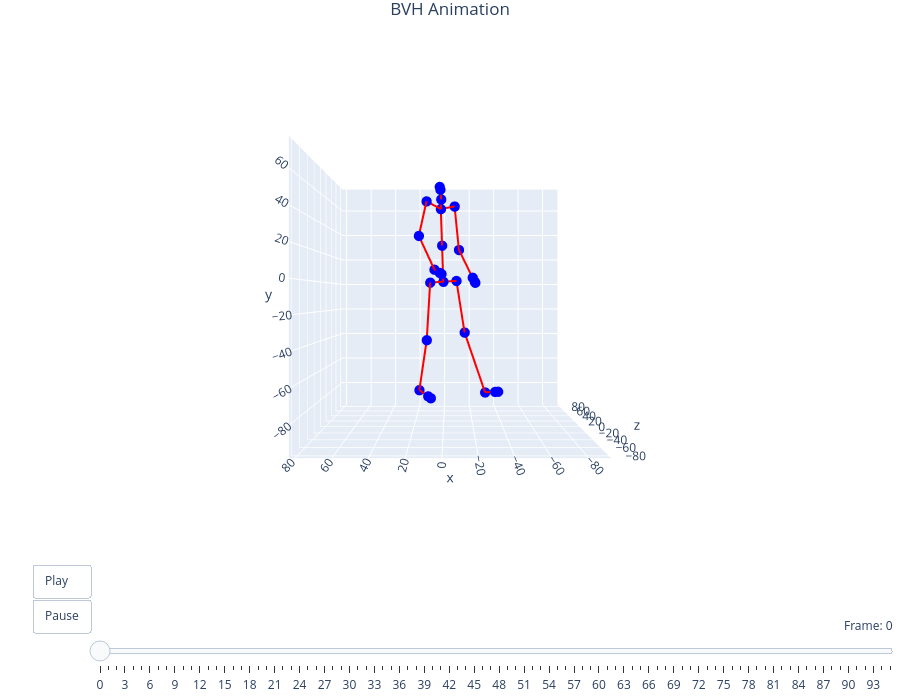

Source (notebook cell):
### Code cell
filename = "walking_001"
viewer = preview_bvh(f'bvh/{filename}.bvh', True, True)

### Figure 1 — Plotly figure (JSON) as saved in the notebook; plotly's stock layout.template omitted (floating-point values rounded to 4 significant figures)
{"data": [{"hoverinfo": "text", "marker": {"color": "blue", "size": 6}, "mode": "markers", "showlegend": false, "text": ["mixamorig:Hips", "mixamorig:Spine", "mixamorig:Spine2", "mixamorig:Neck", "mixamorig:Head", "mixamorig:Head_end", "mixamorig:LeftShoulder", "mixamorig:LeftArm", "mixamorig:LeftForeArm", "mixamorig:LeftHand", "mixamorig:LeftHand_end", "mixamorig:RightShoulder", "mixamorig:RightArm", "mixamorig:RightForeArm", "mixamorig:RightHand", "mixamorig:RightHand_end", "mixamorig:LeftUpLeg", "mixamorig:LeftLeg", "mixamorig:LeftFoot", "mixamorig:LeftToeBase", "mixamorig:LeftToeBase_end", "mixamorig:RightUpLeg", "mixamorig:RightLeg", "mixamorig:RightFoot", "mixamorig:RightToeBase", "mixamorig:RightToeBase_end"], "type": "scatter3d", "x": [0.1238, 0.9325, 1.741, 1.507, 1.987, 2.436, 10.8, 15.73, 5.735, 2.198, 1.137, -7.567, -10.6, -20.11, -21.36, -21.73, 9.005, 11.28, 16.96, 10.71, 8.832, -8.757, -14.29, -28.42, -34.78, -36.69], "y": [0.1398, 24.39, 48.64, 55.07, 60.95, 62.54, 51.77, 29.3, 7.608, 5.421, 4.765, 52.27, 22.57, 3.255, 0.4755, -0.3584, -0.4436, -39.28, -75.12, -78.73, -79.82, 0.7231, -34.25, -75.52, -74.19, -73.8], "z": [0.1057, -2.357, -4.82, -5.095, -9.054, -10.4, -18.61, -19.74, -17.6, -18.29, -18.5, 8.679, 12.56, 11.75, 7.85, 6.681, -0.2032, -1.458, 13.57, 8.942, 7.553, 0.4145, 1.151, 5.565, -0.945, -2.898]}, {"hoverinfo": "none", "line": {"color": "red", "width": 4}, "mode": "lines", "showlegend": false, "type": "scatter3d", "x": [0.9325, 0.1238, null, 1.741, 0.9325, null, 1.507, 1.741, null, 1.987, 1.507, null, 2.436, 1.987, null, 10.8, 1.741, null, 15.73, 10.8, null, 5.735, 15.73, null, 2.198, 5.735, null, 1.137, 2.198, null, -7.567, 1.741, null, -10.6, -7.567, null, -20.11, -10.6, null, -21.36, -20.11, null, -21.73, -21.36, null, 9.005, 0.1238, null, 11.28, 9.005, null, 16.96, 11.28, null, 10.71, 16.96, null, 8.832, 10.71, null, -8.757, 0.1238, null, -14.29, -8.757, null, -28.42, -14.29, null, -34.78, -28.42, null, -36.69, -34.78, null], "y": [24.39, 0.1398, null, 48.64, 24.39, null, 55.07, 48.64, null, 60.95, 55.07, null, 62.54, 60.95, null, 51.77, 48.64, null, 29.3, 51.77, null, 7.608, 29.3, null, 5.421, 7.608, null, 4.765, 5.421, null, 52.27, 48.64, null, 22.57, 52.27, null, 3.255, 22.57, null, 0.4755, 3.255, null, -0.3584, 0.4755, null, -0.4436, 0.1398, null, -39.28, -0.4436, null, -75.12, -39.28, null, -78.73, -75.12, null, -79.82, -78.73, null, 0.7231, 0.1398, null, -34.25, 0.7231, null, -75.52, -34.25, null, -74.19, -75.52, null, -73.8, -74.19, null], "z": [-2.357, 0.1057, null, -4.82, -2.357, null, -5.095, -4.82, null, -9.054, -5.095, null, -10.4, -9.054, null, -18.61, -4.82, null, -19.74, -18.61, null, -17.6, -19.74, null, -18.29, -17.6, null, -18.5, -18.29, null, 8.679, -4.82, null, 12.56, 8.679, null, 11.75, 12.56, null, 7.85, 11.75, null, 6.681, 7.85, null, -0.2032, 0.1057, null, -1.458, -0.2032, null, 13.57, -1.458, null, 8.942, 13.57, null, 7.553, 8.942, null, 0.4145, 0.1057, null, 1.151, 0.4145, null, 5.565, 1.151, null, -0.945, 5.565, null, -2.898, -0.945, null]}], "layout": {"height": 700, "margin": {"b": 0, "l": 0, "r": 0, "t": 30}, "scene": {"aspectmode": "cube", "camera": {"center": {"x": 0, "y": 0, "z": 0}, "eye": {"x": 0, "y": 0, "z": -2.5}, "up": {"x": 0, "y": 1, "z": 0}}, "xaxis": {"range": [-92.14, 83.3]}, "yaxis": {"range": [-97.94, 77.5]}, "zaxis": {"range": [-85.11, 90.33]}}, "sliders": [{"active": 0, "currentvalue": {"prefix": "Frame: ", "visible": true, "xanchor": "right"}, "len": 0.9, "pad": {"b": 10, "t": 50}, "steps": [{"args": [["frame_0"], {"frame": {"duration": 0, "redraw": true}, "mode": "immediate"}], "label": "0", "method": "animate"}, {"args": [["frame_1"], {"frame": {"duration": 0, "redraw": true}, "mode": "immediate"}], "label": "1", "method": "animate"}, {"args": [["frame_2"], {"frame": {"duration": 0, "redraw": true}, "mode": "immediate"}], "label": "2", "method": "animate"}, {"args": [["frame_3"], {"frame": {"duration": 0, "redraw": true}, "mode": "immediate"}], "label": "3", "method": "animate"}, {"args": [["frame_4"], {"frame": {"duration": 0, "redraw": true}, "mode": "immediate"}], "label": "4", "method": "animate"}, {"args": [["frame_5"], {"frame": {"duration": 0, "redraw": true}, "mode": "immediate"}], "label": "5", "method": "animate"}, {"args": [["frame_6"], {"frame": {"duration": 0, "redraw": true}, "mode": "immediate"}], "label": "6", "method": "animate"}, {"args": [["frame_7"], {"frame": {"duration": 0, "redraw": true}, "mode": "immediate"}], "label": "7", "method": "animate"}, {"args": [["frame_8"], {"frame": {"duration": 0, "redraw": true}, "mode": "immediate"}], "label": "8", "method": "animate"}, {"args": [["frame_9"], {"frame": {"duration": 0, "redraw": true}, "mode": "immediate"}], "label": "9", "method": "animate"}, {"args": [["frame_10"], {"frame": {"duration": 0, "redraw": true}, "mode": "immediate"}], "label": "10", "method": "animate"}, {"args": [["frame_11"], {"frame": {"duration": 0, "redraw": true}, "mode": "immediate"}], "label": "11", "method": "animate"}, {"args": [["frame_12"], {"frame": {"duration": 0, "redraw": true}, "mode": "immediate"}], "label": "12", "method": "animate"}, {"args": [["frame_13"], {"frame": {"duration": 0, "redraw": true}, "mode": "immediate"}], "label": "13", "method": "animate"}, {"args": [["frame_14"], {"frame": {"duration": 0, "redraw": true}, "mode": "immediate"}], "label": "14", "method": "animate"}, {"args": [["frame_15"], {"frame": {"duration": 0, "redraw": true}, "mode": "immediate"}], "label": "15", "method": "animate"}, {"args": [["frame_16"], {"frame": {"duration": 0, "redraw": true}, "mode": "immediate"}], "label": "16", "method": "animate"}, {"args": [["frame_17"], {"frame": {"duration": 0, "redraw": true}, "mode": "immediate"}], "label": "17", "method": "animate"}, {"args": [["frame_18"], {"frame": {"duration": 0, "redraw": true}, "mode": "immediate"}], "label": "18", "method": "animate"}, {"args": [["frame_19"], {"frame": {"duration": 0, "redraw": true}, "mode": "immediate"}], "label": "19", "method": "animate"}, {"args": [["frame_20"], {"frame": {"duration": 0, "redraw": true}, "mode": "immediate"}], "label": "20", "method": "animate"}, {"args": [["frame_21"], {"frame": {"duration": 0, "redraw": true}, "mode": "immediate"}], "label": "21", "method": "animate"}, {"args": [["frame_22"], {"frame": {"duration": 0, "redraw": true}, "mode": "immediate"}], "label": "22", "method": "animate"}, {"args": [["frame_23"], {"frame": {"duration": 0, "redraw": true}, "mode": "immediate"}], "label": "23", "method": "animate"}, {"args": [["frame_24"], {"frame": {"duration": 0, "redraw": true}, "mode": "immediate"}], "label": "24", "method": "animate"}, {"args": [["frame_25"], {"frame": {"duration": 0, "redraw": true}, "mode": "immediate"}], "label": "25", "method": "animate"}, {"args": [["frame_26"], {"frame": {"duration": 0, "redraw": true}, "mode": "immediate"}], "label": "26", "method": "animate"}, {"args": [["frame_27"], {"frame": {"duration": 0, "redraw": true}, "mode": "immediate"}], "label": "27", "method": "animate"}, {"args": [["frame_28"], {"frame": {"duration": 0, "redraw": true}, "mode": "immediate"}], "label": "28", "method": "animate"}, {"args": [["frame_29"], {"frame": {"duration": 0, "redraw": true}, "mode": "immediate"}], "label": "29", "method": "animate"}, {"args": [["frame_30"], {"frame": {"duration": 0, "redraw": true}, "mode": "immediate"}], "label": "30", "method": "animate"}, {"args": [["frame_31"], {"frame": {"duration": 0, "redraw": true}, "mode": "immediate"}], "label": "31", "method": "animate"}, {"args": [["frame_32"], {"frame": {"duration": 0, "redraw": true}, "mode": "immediate"}], "label": "32", "method": "animate"}, {"args": [["frame_33"], {"frame": {"duration": 0, "redraw": true}, "mode": "immediate"}], "label": "33", "method": "animate"}, {"args": [["frame_34"], {"frame": {"duration": 0, "redraw": true}, "mode": "immediate"}], "label": "34", "method": "animate"}, {"args": [["frame_35"], {"frame": {"duration": 0, "redraw": true}, "mode": "immediate"}], "label": "35", "method": "animate"}, {"args": [["frame_36"], {"frame": {"duration": 0, "redraw": true}, "mode": "immediate"}], "label": "36", "method": "animate"}, {"args": [["frame_37"], {"frame": {"duration": 0, "redraw": true}, "mode": "immediate"}], "label": "37", "method": "animate"}, {"args": [["frame_38"], {"frame": {"duration": 0, "redraw": true}, "mode": "immediate"}], "label": "38", "method": "animate"}, {"args": [["frame_39"], {"frame": {"duration": 0, "redraw": true}, "mode": "immediate"}], "label": "39", "method": "animate"}, {"args": [["frame_40"], {"frame": {"duration": 0, "redraw": true}, "mode": "immediate"}], "label": "40", "method": "animate"}, {"args": [["frame_41"], {"frame": {"duration": 0, "redraw": true}, "mode": "immediate"}], "label": "41", "method": "animate"}, {"args": [["frame_42"], {"frame": {"duration": 0, "redraw": true}, "mode": "immediate"}], "label": "42", "method": "animate"}, {"args": [["frame_43"], {"frame": {"duration": 0, "redraw": true}, "mode": "immediate"}], "label": "43", "method": "animate"}, {"args": [["frame_44"], {"frame": {"duration": 0, "redraw": true}, "mode": "immediate"}], "label": "44", "method": "animate"}, {"args": [["frame_45"], {"frame": {"duration": 0, "redraw": true}, "mode": "immediate"}], "label": "45", "method": "animate"}, {"args": [["frame_46"], {"frame": {"duration": 0, "redraw": true}, "mode": "immediate"}], "label": "46", "method": "animate"}, {"args": [["frame_47"], {"frame": {"duration": 0, "redraw": true}, "mode": "immediate"}], "label": "47", "method": "animate"}, {"args": [["frame_48"], {"frame": {"duration": 0, "redraw": true}, "mode": "immediate"}], "label": "48", "method": "animate"}, {"args": [["frame_49"], {"frame": {"duration": 0, "redraw": true}, "mode": "immediate"}], "label": "49", "method": "animate"}, {"args": [["frame_50"], {"frame": {"duration": 0, "redraw": true}, "mode": "immediate"}], "label": "50", "method": "animate"}, {"args": [["frame_51"], {"frame": {"duration": 0, "redraw": true}, "mode": "immediate"}], "label": "51", "method": "animate"}, {"args": [["frame_52"], {"frame": {"duration": 0, "redraw": true}, "mode": "immediate"}], "label": "52", "method": "animate"}, {"args": [["frame_53"], {"frame": {"duration": 0, "redraw": true}, "mode": "immediate"}], "label": "53", "method": "animate"}, {"args": [["frame_54"], {"frame": {"duration": 0, "redraw": true}, "mode": "immediate"}], "label": "54", "method": "animate"}, {"args": [["frame_55"], {"frame": {"duration": 0, "redraw": true}, "mode": "immediate"}], "label": "55", "method": "animate"}, {"args": [["frame_56"], {"frame": {"duration": 0, "redraw": true}, "mode": "immediate"}], "label": "56", "method": "animate"}, {"args": [["frame_57"], {"frame": {"duration": 0, "redraw": true}, "mode": "immediate"}], "label": "57", "method": "animate"}, {"args": [["frame_58"], {"frame": {"duration": 0, "redraw": true}, "mode": "immediate"}], "label": "58", "method": "animate"}, {"args": [["frame_59"], {"frame": {"duration": 0, "redraw": true}, "mode": "immediate"}], "label": "59", "method": "animate"}, {"args": [["frame_60"], {"frame": {"duration": 0, "redraw": true}, "mode": "immediate"}], "label": "60", "method": "animate"}, {"args": [["frame_61"], {"frame": {"duration": 0, "redraw": true}, "mode": "immediate"}], "label": "61", "method": "animate"}, {"args": [["frame_62"], {"frame": {"duration": 0, "redraw": true}, "mode": "immediate"}], "label": "62", "method": "animate"}, {"args": [["frame_63"], {"frame": {"duration": 0, "redraw": true}, "mode": "immediate"}], "label": "63", "method": "animate"}, {"args": [["frame_64"], {"frame": {"duration": 0, "redraw": true}, "mode": "immediate"}], "label": "64", "method": "animate"}, {"args": [["frame_65"], {"frame": {"duration": 0, "redraw": true}, "mode": "immediate"}], "label": "65", "method": "animate"}, {"args": [["frame_66"], {"frame": {"duration": 0, "redraw": true}, "mode": "immediate"}], "label": "66", "method": "animate"}, {"args": [["frame_67"], {"frame": {"duration": 0, "redraw": true}, "mode": "immediate"}], "label": "67", "method": "animate"}, {"args": [["frame_68"], {"frame": {"duration": 0, "redraw": true}, "mode": "immediate"}], "label": "68", "method": "animate"}, {"args": [["frame_69"], {"frame": {"duration": 0, "redraw": true}, "mode": "immediate"}], "label": "69", "method": "animate"}, {"args": [["frame_70"], {"frame": {"duration": 0, "redraw": true}, "mode": "immediate"}], "label": "70", "method": "animate"}, {"args": [["frame_71"], {"frame": {"duration": 0, "redraw": true}, "mode": "immediate"}], "label": "71", "method": "animate"}, {"args": [["frame_72"], {"frame": {"duration": 0, "redraw": true}, "mode": "immediate"}], "label": "72", "method": "animate"}, {"args": [["frame_73"], {"frame": {"duration": 0, "redraw": true}, "mode": "immediate"}], "label": "73", "method": "animate"}, {"args": [["frame_74"], {"frame": {"duration": 0, "redraw": true}, "mode": "immediate"}], "label": "74", "method": "animate"}, {"args": [["frame_75"], {"frame": {"duration": 0, "redraw": true}, "mode": "immediate"}], "label": "75", "method": "animate"}, {"args": [["frame_76"], {"frame": {"duration": 0, "redraw": true}, "mode": "immediate"}], "label": "76", "method": "animate"}, {"args": [["frame_77"], {"frame": {"duration": 0, "redraw": true}, "mode": "immediate"}], "label": "77", "method": "animate"}, {"args": [["frame_78"], {"frame": {"duration": 0, "redraw": true}, "mode": "immediate"}], "label": "78", "method": "animate"}, {"args": [["frame_79"], {"frame": {"duration": 0, "redraw": true}, "mode": "immediate"}], "label": "79", "method": "animate"}, {"args": [["frame_80"], {"frame": {"duration": 0, "redraw": true}, "mode": "immediate"}], "label": "80", "method": "animate"}, {"args": [["frame_81"], {"frame": {"duration": 0, "redraw": true}, "mode": "immediate"}], "label": "81", "method": "animate"}, {"args": [["frame_82"], {"frame": {"duration": 0, "redraw": true}, "mode": "immediate"}], "label": "82", "method": "animate"}, {"args": [["frame_83"], {"frame": {"duration": 0, "redraw": true}, "mode": "immediate"}], "label": "83", "method": "animate"}, {"args": [["frame_84"], {"frame": {"duration": 0, "redraw": true}, "mode": "immediate"}], "label": "84", "method": "animate"}, {"args": [["frame_85"], {"frame": {"duration": 0, "redraw": true}, "mode": "immediate"}], "label": "85", "method": "animate"}, {"args": [["frame_86"], {"frame": {"duration": 0, "redraw": true}, "mode": "immediate"}], "label": "86", "method": "animate"}, {"args": [["frame_87"], {"frame": {"duration": 0, "redraw": true}, "mode": "immediate"}], "label": "87", "method": "animate"}, {"args": [["frame_88"], {"frame": {"duration": 0, "redraw": true}, "mode": "immediate"}], "label": "88", "method": "animate"}, {"args": [["frame_89"], {"frame": {"duration": 0, "redraw": true}, "mode": "immediate"}], "label": "89", "method": "animate"}, {"args": [["frame_90"], {"frame": {"duration": 0, "redraw": true}, "mode": "immediate"}], "label": "90", "method": "animate"}, {"args": [["frame_91"], {"frame": {"duration": 0, "redraw": true}, "mode": "immediate"}], "label": "91", "method": "animate"}, {"args": [["frame_92"], {"frame": {"duration": 0, "redraw": true}, "mode": "immediate"}], "label": "92", "method": "animate"}, {"args": [["frame_93"], {"frame": {"duration": 0, "redraw": true}, "mode": "immediate"}], "label": "93", "method": "animate"}, {"args": [["frame_94"], {"frame": {"duration": 0, "redraw": true}, "mode": "immediate"}], "label": "94", "method": "animate"}, {"args": [["frame_95"], {"frame": {"duration": 0, "redraw": true}, "mode": "immediate"}], "label": "95", "method": "animate"}], "x": 0.1, "xanchor": "left", "y": 0, "yanchor": "top"}], "title": {"text": "BVH Animation", "x": 0.5, "xanchor": "center"}, "updatemenus": [{"buttons": [{"args": [null, {"frame": {"duration": 83, "redraw": true}, "fromcurrent": true, "mode": "immediate"}], "label": "Play", "method": "animate"}, {"args": [[null], {"frame": {"duration": 0, "redraw": false}, "mode": "immediate"}], "label": "Pause", "method": "animate"}], "showactive": false, "type": "buttons", "x": 0.1, "xanchor": "right", "y": 0, "yanchor": "top"}]}}
